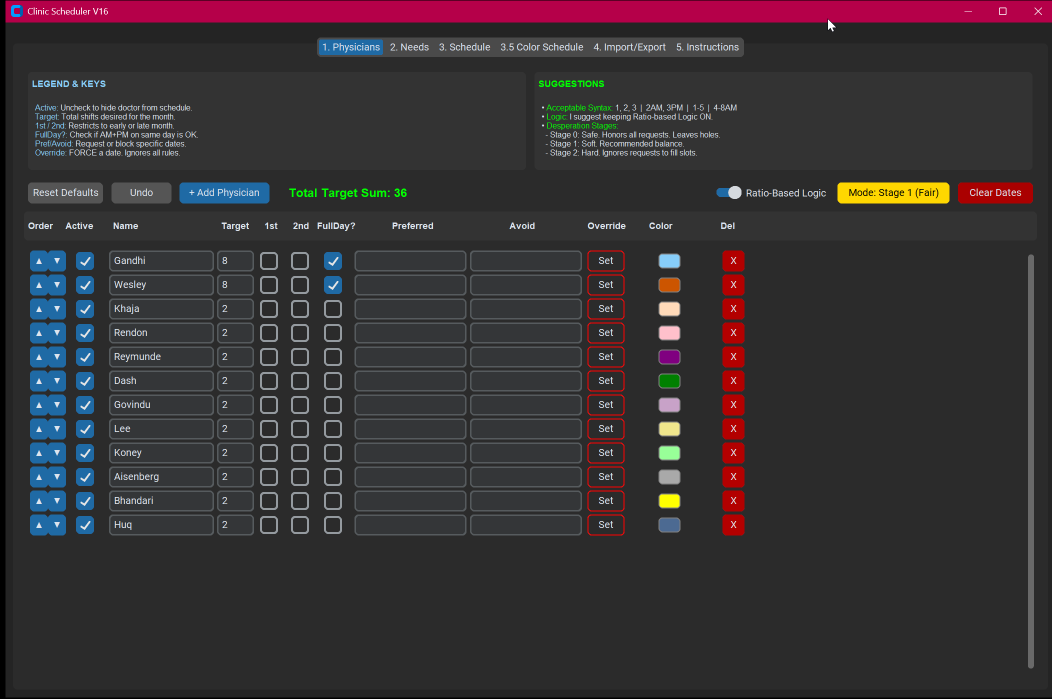
#> input picture images/1.png, 2104 x 1397 px (shown at 1/2 size)
$ python convert_ico.py ../images/1.png ../images/2.png
#> lines starting #> are read from the running program, lines starting #| are printed output that depends on the picture
from PIL import Image
import os
import sys

def convert_to_ico(input_path, output_path):
#> called with input_path = '../images/1.png', output_path = '../images/2.png'
    img = Image.open(input_path)
#> img is the input picture: PIL image 2104x1397 RGB; mean R, G, B 55.4, 49.9, 52.7
    # Ensure it's square for a clean icon (standard icons are 256x256)
    img = img.resize((256, 256), Image.Resampling.LANCZOS)
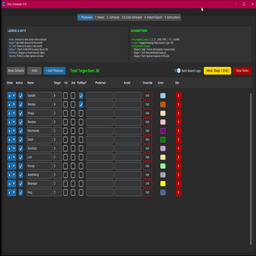
#> img: PIL image 256x256 RGB; mean R, G, B 55.4, 50, 52.8
    img.save(output_path, format='ICO', sizes=[(256, 256), (128, 128), (64, 64), (48, 48), (32, 32), (16, 16)])
    print(f"Successfully converted {input_path} to {output_path}")

if __name__ == "__main__":
    if len(sys.argv) < 3:
        print("Usage: python convert_ico.py <input_png> <output_ico>")
    else:
        convert_to_ico(sys.argv[1], sys.argv[2])

$ run again, on images/3.png
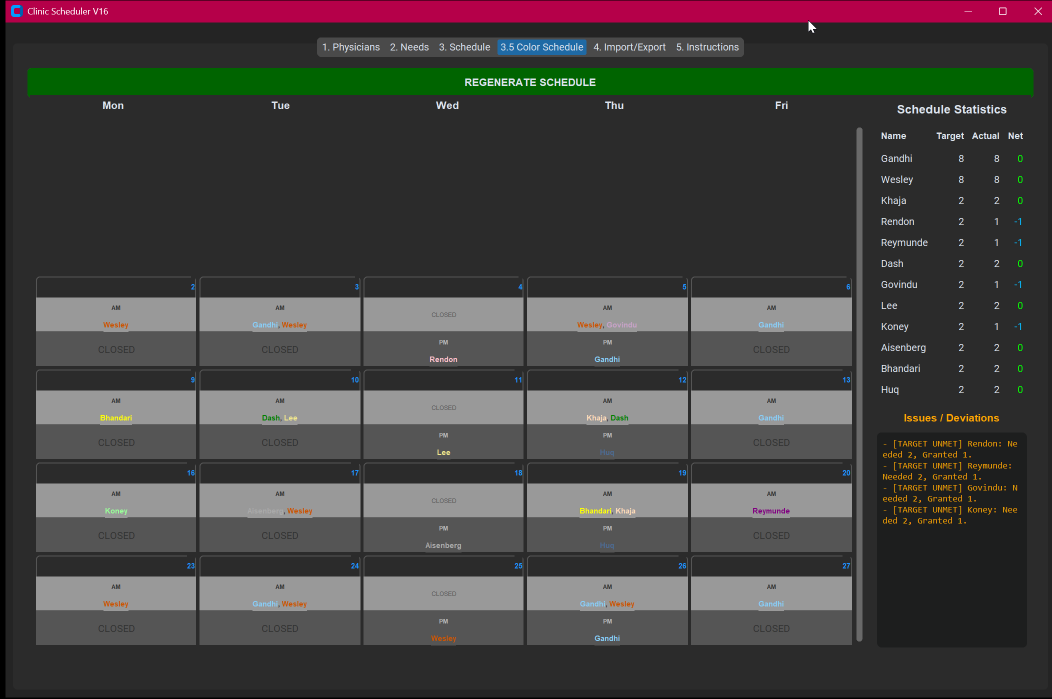
#> input picture images/3.png, 2104 x 1397 px (shown at 1/2 size)
#> in convert_to_ico, img is the input picture: PIL image 2104x1397 RGB; mean R, G, B 69.2, 67.3, 65.7
#> in convert_to_ico, `img = img.resize((256, 256), Image.Resampling.LANCZOS)`:
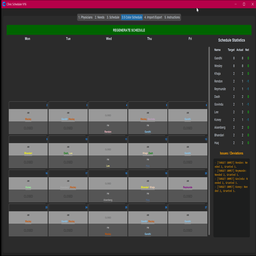
#> img: PIL image 256x256 RGB; mean R, G, B 69.2, 67.3, 65.7

$ run again, on images/4.png
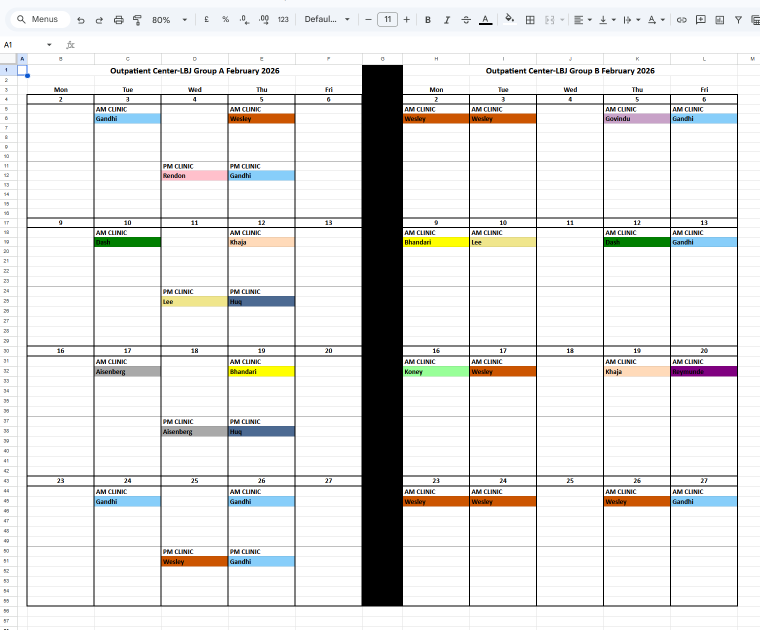
#> input picture images/4.png, 1520 x 1259 px (shown at 1/2 size)
#> in convert_to_ico, img is the input picture: PIL image 1520x1259 RGB; mean R, G, B 228.3, 228.1, 226.8
#> in convert_to_ico, `img = img.resize((256, 256), Image.Resampling.LANCZOS)`:
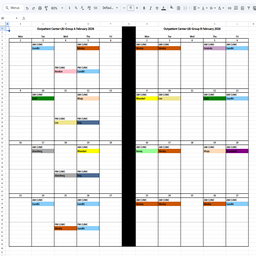
#> img: PIL image 256x256 RGB; mean R, G, B 227.4, 227.2, 225.9
